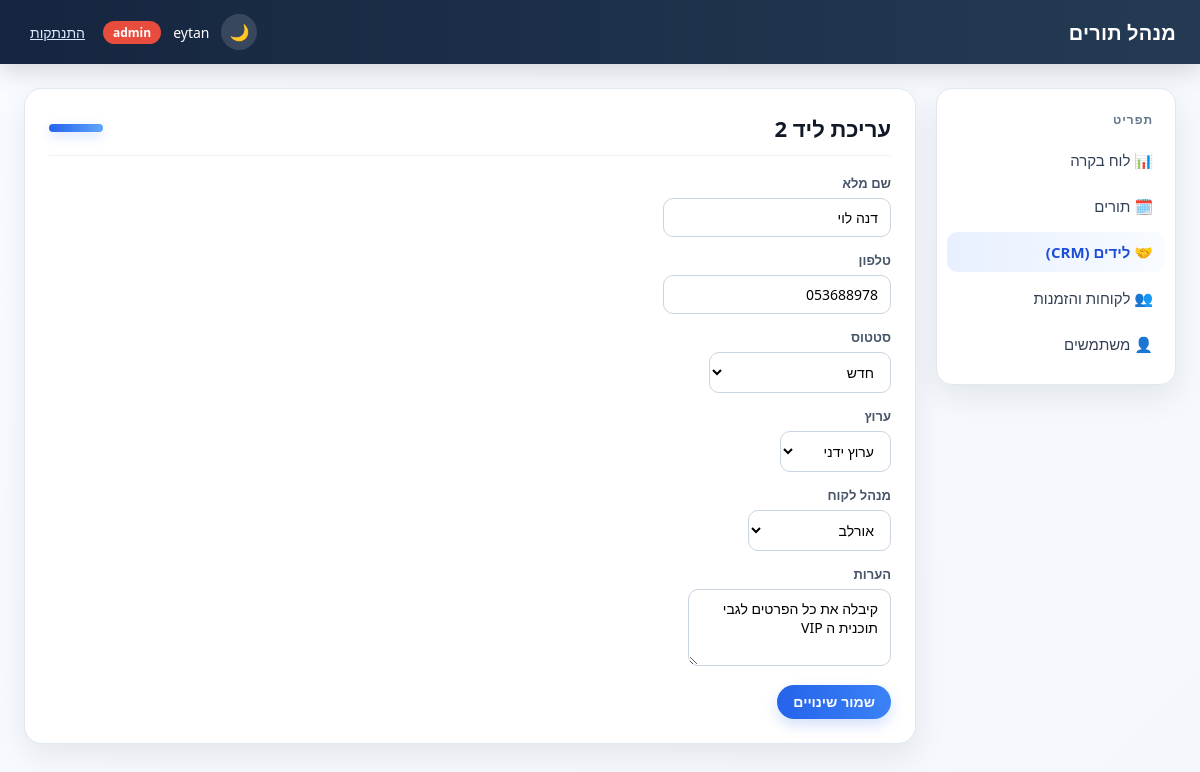
Page /leads/2/edit (signed in) on the earlier database version.
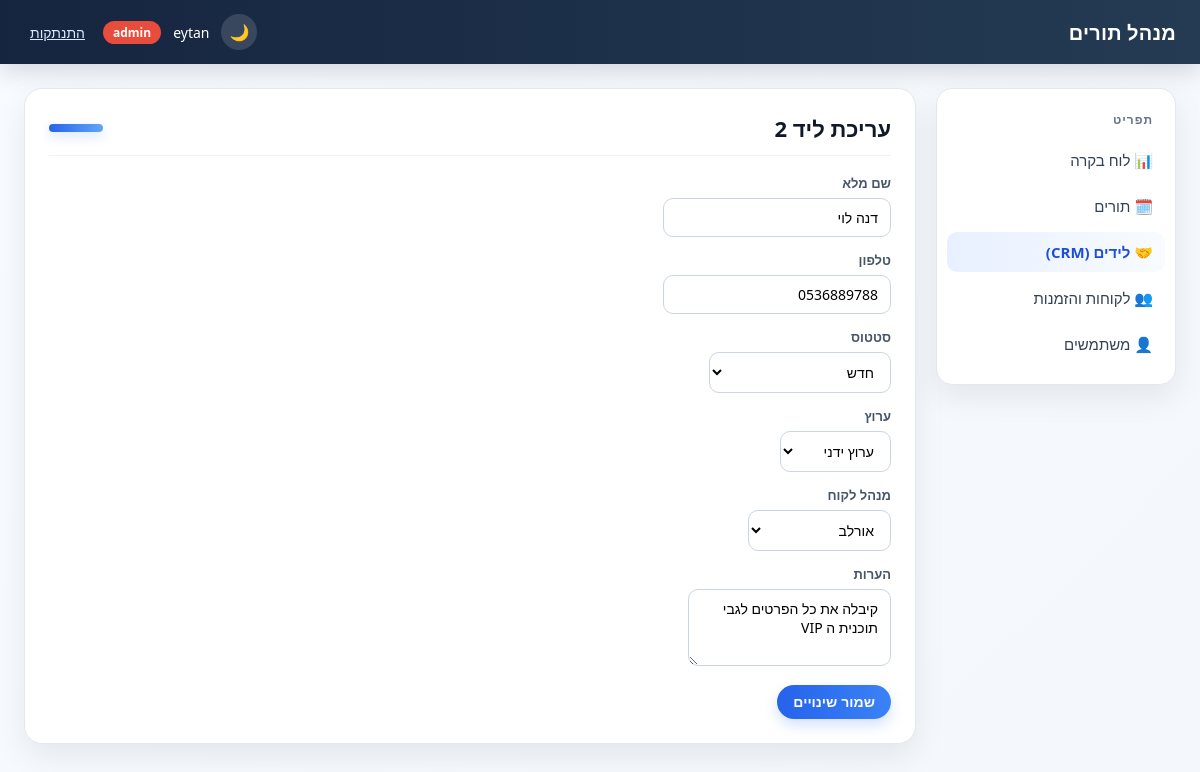
Same page on the later database version.
### tables this page shows
CREATE TABLE leads (
                id INTEGER PRIMARY KEY AUTOINCREMENT,
                full_name TEXT,
                phone TEXT,
                status TEXT,
                channel TEXT,
                assigned_user TEXT,
                routings_count INTEGER,
                sms_count INTEGER,
                notes TEXT,
                created_datetime_stamp TEXT,
                last_updated_datetime_stamp TEXT
            );

### blueprints/leads.py (the view, shortened to what this page needs)
@bp.route("/<int:lead_id>/edit", methods=["GET", "POST"])
@login_required
def edit(lead_id):
    repos = get_repos()
    current = repos.leads.get_by_id(lead_id)
    if current is None:
        flash("Lead not found.", "error")
        return redirect(url_for("leads.list_leads"))
    users = to_records(repos.users.get_all()) if hasattr(repos, "users") else []
    statuses = repos.lead_statuses.get_names()
    return render_template("leads/edit.html", lead=current, statuses=statuses, channels=CHANNELS, users=users)

### app.py (called while the page is built)
@app.context_processor
def inject_template_globals():
    return {
        "csrf_token": generate_csrf_token(),
        "current_user": current_user(),
        "ROLE_ADMIN": roles.ADMIN,
        "ROLE_USER": roles.USER,
    }

### auth.py (called while the page is built)
def generate_csrf_token():
    if "csrf_token" not in session:
        session["csrf_token"] = secrets.token_hex(16)
    return session["csrf_token"]

def validate_csrf():
    if request.method != "POST":
        return
    token = session.get("csrf_token")
    submitted = request.form.get("csrf_token", "")
    if not token or not secrets.compare_digest(token, submitted):
        abort(400)

def current_user():
    return session.get("user")

def login_required(view):
    @wraps(view)
    def wrapped(*args, **kwargs):
        if current_user() is None:
            return redirect(url_for("auth.login"))
        return view(*args, **kwargs)
    return wrapped

### db_context.py (called while the page is built)
def get_conn():
    if "db_conn" not in g:
        g.db_conn = sqlite3.connect(DB_FILE, timeout=10)
    return g.db_conn

def init_app(app):
    @app.teardown_appcontext
    def close_conn(exception):
        conn = g.pop("db_conn", None)
        if conn is not None:
            conn.close()

### templates/leads/edit.html (shortened to what this page needs)
{% extends "base.html" %}
{% block page_heading %}עריכת ליד {{ lead.id }}{% endblock %}
{% block content %}
<form method="post" class="form-card">
    <div class="form-group">
        <label>שם מלא</label>
        <input type="text" name="full_name" value="{{ lead.full_name or '' }}" required>
    </div>
    <div class="form-group">
        <label>טלפון</label>
        <input type="text" name="phone" value="{{ lead.phone or '' }}" required>
    </div>
    <div class="form-group">
        <label>סטטוס</label>
        <select name="status">
            {% for s in statuses %}
            <option value="{{ s }}" {{ "selected" if s == lead.status else "" }}>{{ s }}</option>
            {% endfor %}
        </select>
    </div>
    <div class="form-group">
        <label>ערוץ</label>
        <select name="channel">
            {% for c in channels %}
            <option value="{{ c }}" {{ "selected" if c == lead.channel else "" }}>{{ c }}</option>
            {% endfor %}
        </select>
    </div>
    <div class="form-group">
        <label>מנהל לקוח</label>
        <select name="assigned_user">
            {% for user in users %}
            <option value="{{ user.username }}" {{ "selected" if user.username == lead.assigned_user else "" }}>{{ user.username }}</option>
            {% endfor %}
        </select>
    </div>
    <div class="form-group">
        <label>הערות</label>
        <textarea name="notes" rows="3">{{ lead.notes or '' }}</textarea>
    </div>
    <button type="submit" class="btn">שמור שינויים</button>
</form>
{% endblock %}

Differences in the rows shown:
changed leads "דנה לוי": phone "053688978" → "0536889788"
